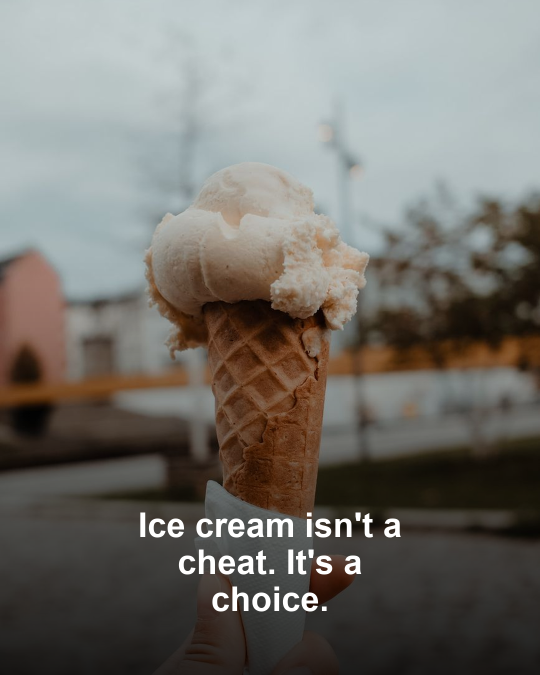
#> input picture content/generated/card_205995.png, 1080 x 1350 px (shown at 1/2 size)
$ python -i content_generator.py   (imports and definitions only)
#> lines starting #> are read from the running program, lines starting #| are printed output that depends on the picture
#> further down, picture is the input picture: PIL image 1080x1350 RGB; mean R, G, B 115.1, 112.6, 107.2
"""
Generates new content when nothing suitable exists in content/library/.
- Uses Claude to write a caption + a short quote/text for a graphic.
- Uses Pillow to render an on-brand image card: real licensed stock
  photography (via stock_photo.py) as the base when available, your own
  logo/font (via branding.py) if you've provided them, and a graceful
  fallback to a solid-color card if neither is set up yet.
- Educational carousels use a dedicated on-brand template (see
  generate_educational_carousel) built around the packaging's nested-8 mark
  instead of stock photography, since stock photos can't reliably match
  abstract scientific claims.
"""
import json
import os
import random
import re
import textwrap
from pathlib import Path

from anthropic import Anthropic
from PIL import Image, ImageDraw, ImageFont, ImageOps

from . import branding, stock_photo

MODEL = "claude-sonnet-5"  # swap to "claude-haiku-4-5-20251001" for a cheaper/faster option

GENERATED_DIR = Path(__file__).resolve().parent.parent / "content" / "generated"
# [1 line not run here, left out]
PRODUCT_PHOTOS_DIR = Path(__file__).resolve().parent.parent / "content" / "product_photos"
# [1 line not run here, left out]
_PHOTO_EXTS = {".jpg", ".jpeg", ".png"}
BRANDING_DIR = Path(__file__).resolve().parent.parent / "content" / "branding"

MARK_BLACK = (7, 7, 7)
GOLD = (196, 154, 74)
CREAM_TEXT = (237, 231, 218)

LOGO_MARK_PATH = BRANDING_DIR / "logo_mark_black.png"
CAROUSEL_CARD_SIZE = (1080, 1350)
CAROUSEL_MARK_WIDTH = 300

_CLINICAL_TRIGGER_WORDS = [
    "sweetener", "allulose", "aspartame", "sucralose", "saccharin",
    "gum", "stabilizer", "emulsifier", "seed oil", "dye", "additive",
    "corn syrup", "carrageenan",
]
_FOOD_FORWARD_FALLBACK_QUERIES = [
    "ice cream scoop", "dessert bowl", "healthy dessert", "ice cream cone",
    "whole foods kitchen", "fresh ingredients",
]

# Minimum acceptable length for a parsed slide — anything shorter than this
# is almost certainly a parsing failure, not real content, and should be
# retried rather than silently rendered as filler.
MIN_SLIDE_TEXT_LENGTH = 40


def _client() -> Anthropic:
    return Anthropic(api_key=os.environ["ANTHROPIC_API_KEY"])


_INGREDIENT_PHOTO_TERMS = {
    "honey": "honey dripping jar",
    "cacao": "raw cacao beans chocolate",
    "cocoa": "raw cacao beans chocolate",
    "mint": "fresh mint leaves",
    "spirulina": "spirulina powder green",
    "magnesium": "magnesium supplement natural",
    "whey": "whey protein natural",
    "protein": "protein powder natural",
    "amino acid": "protein powder natural",
    "egg yolk": "farm fresh eggs",
    "milk": "fresh whole milk dairy",
    "a2": "grass fed dairy cow",
    "grass-fed": "grass fed dairy cow",
    "grass fed": "grass fed dairy cow",
}


# [56 lines left out: functions _food_forward_photo_query, generate_caption_and_text, not called in this run]


def _apply_bottom_gradient(img: Image.Image) -> Image.Image:
    w, h = img.size
#> w = 1080; h = 1350
    overlay = Image.new("L", (1, h), 0)
    for y in range(h):
        t = max(0, (y - h * 0.35) / (h * 0.65))
        overlay.putpixel((0, y), int(200 * (t ** 1.5)))
    overlay = overlay.resize((w, h))
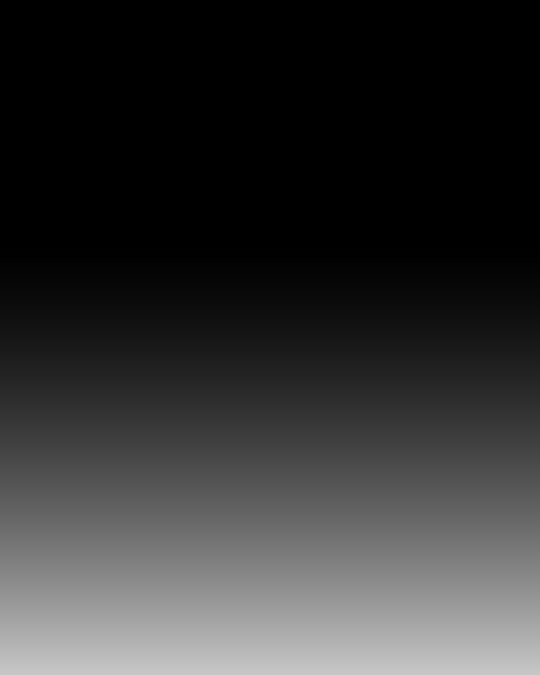
#> overlay: PIL image 1080x1350 L (shown at 1/2 size); min 0, max 199, mean 51.6
    black = Image.new("RGBA", (w, h), (0, 0, 0, 255))
    black.putalpha(overlay)
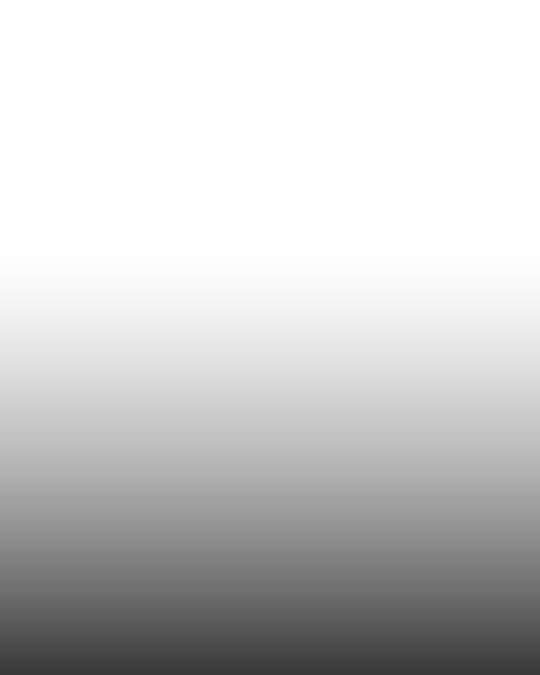
#> black: PIL image 1080x1350 RGBA (shown at 1/2 size); mean R, G, B, A 0, 0, 0, 51.6; transparent parts drawn white
    return Image.alpha_composite(img.convert("RGBA"), black).convert("RGB")
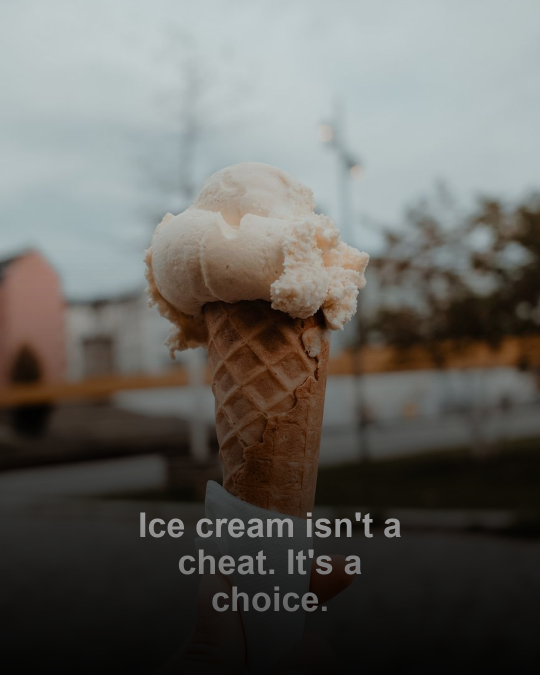
#> returned value: PIL image 1080x1350 RGB (shown at 1/2 size); mean R, G, B 102.2, 101, 96.7


# [8 lines left out: function _random_product_photo, not called in this run]


_PRODUCT_VIDEO_EXTS = {".mp4", ".mov"}


# [94 lines left out: functions random_product_media, render_graphic_card, generate_new_post, _scaled_mark, not called in this run]


def _carousel_body_font(size):
    font_path = branding.get_font_path()
    return ImageFont.truetype(font_path, size) if font_path else ImageFont.load_default()


# [402 lines left out: functions _draw_footer, _safe_text_zone, _fit_text_in_zone, _build_content_slide, _build_source_slide, _clean_slide_part and 7 more, not called in this run]


# --------------------------------------------------------------------------
# Video background for Shotstack-based educational videos — same branded
# signature (nested-8 mark, black/cream/gold) as the Instagram carousel,
# but with NO body text baked in, since Shotstack's captions handle all
# on-screen text now. Optionally overlays a real product/ingredient photo
# at low opacity for depth on select slides.
# --------------------------------------------------------------------------

EDUCATIONAL_BG_PATH = BRANDING_DIR / "educational_background.png"
_prepared_educational_bg_cache = None


# [18 lines left out: function render_video_background, not called in this run]

>>> from PIL import Image
>>> picture = Image.open('../content/generated/card_205995.png')
>>> result = _apply_bottom_gradient(picture)

$ run again, on content/posted/1784138400_card_801263.png
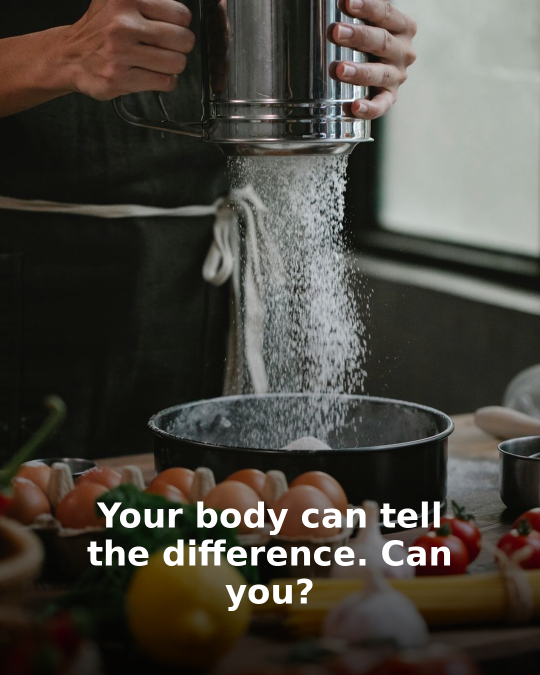
#> input picture content/posted/1784138400_card_801263.png, 1080 x 1350 px (shown at 1/2 size)
#> picture is the input picture: PIL image 1080x1350 RGB; mean R, G, B 74, 70.1, 62.6
#> in _apply_bottom_gradient, `return Image.alpha_composite(img.convert("RGBA"), black).convert("RGB")`:
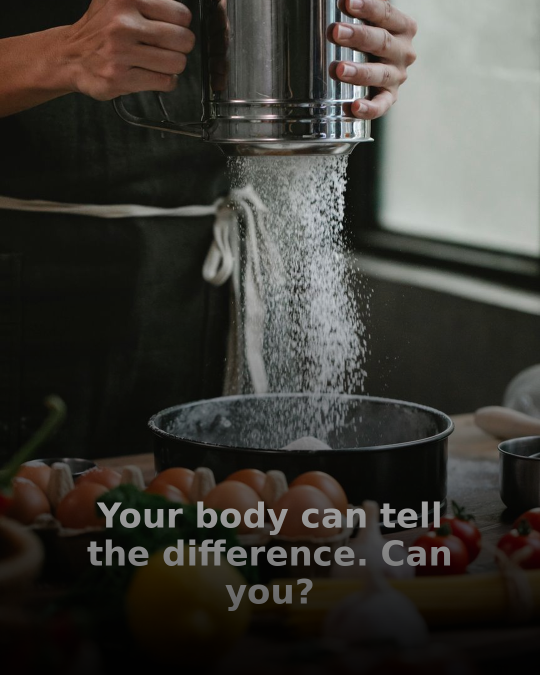
#> returned value: PIL image 1080x1350 RGB (shown at 1/2 size); mean R, G, B 62, 59.7, 54.2
